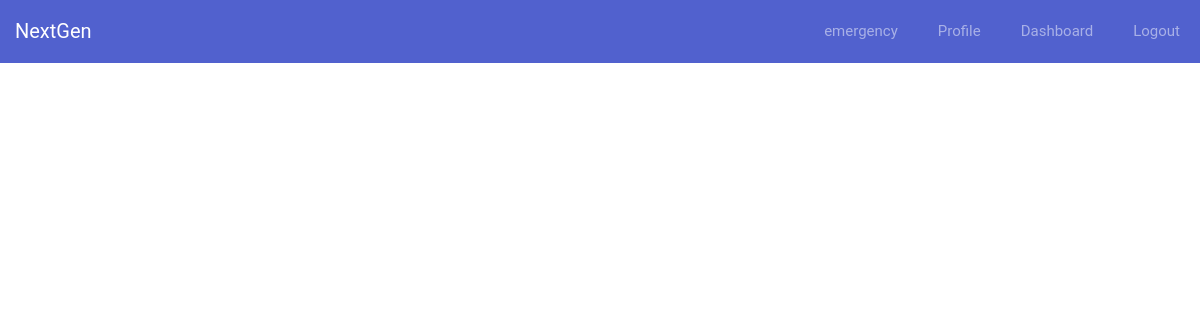
Before: /doctor with the older database file.
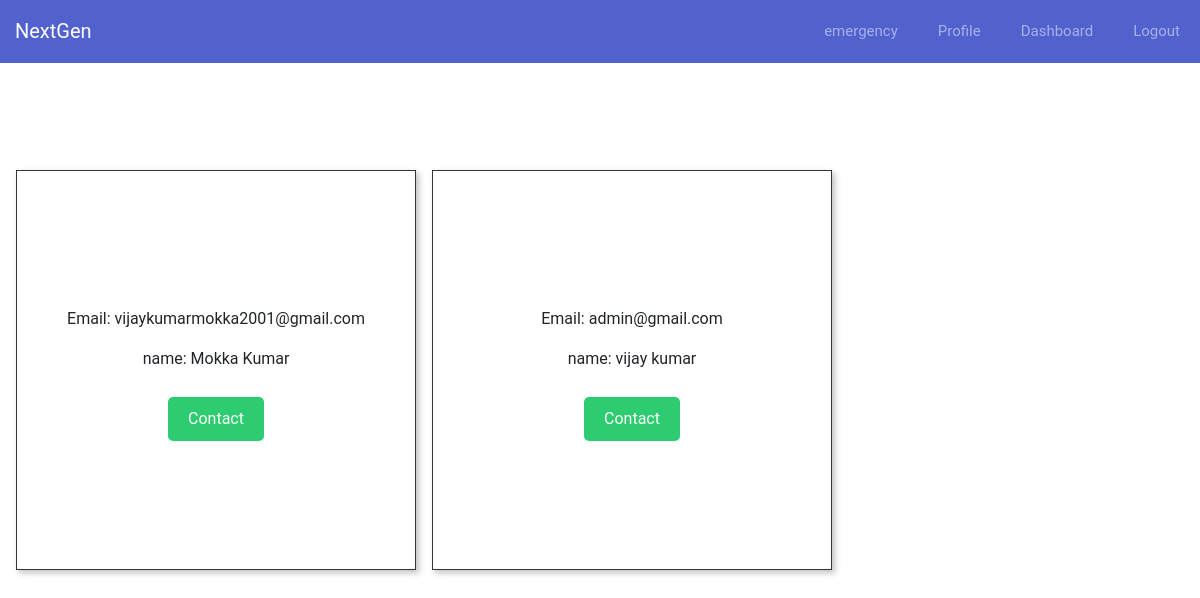
After: the same page with the newer database file.
### app/models.py (models this page shows, shortened)
class User(db.Model, UserMixin):
    __tablename__ = 'user'
    id = db.Column(db.Integer, primary_key=True)
    euid = db.Column(db.String(50), nullable=False)
    first_name = db.Column(db.String(100), nullable=False)
    last_name = db.Column(db.String(100), nullable=False)
    dob = db.Column(db.Date, nullable=False)
    email = db.Column(db.String(120), unique=True, nullable=False)
    password = db.Column(db.String(60), nullable=False)

### app/routes.py (the view)
@main.route('/doctor')
def doctor():
    professionals = User.query.filter_by(euid="professional").all()
    return render_template('doctor.html', professionals=professionals)

### app/templates/doctor.html (shortened to what this page needs)
<link rel="stylesheet" href="https://stackpath.bootstrapcdn.com/bootstrap/4.5.2/css/bootstrap.min.css">
<link rel="stylesheet" href="https://cdnjs.cloudflare.com/ajax/libs/font-awesome/5.15.1/css/all.min.css">
<nav class="navbar navbar-expand-custom navbar-mainbg">
    <a class="navbar-brand navbar-logo" href="{{ url_for('main.index') }}">NextGen</a>
    <div class="collapse navbar-collapse" id="navbarSupportedContent">
        <ul class="navbar-nav ml-auto">
            <li><a href="{{url_for('main.emergency_support')}}">emergency</a></li>
            <li><a href="{{ url_for('main.display_user_profile') }}">Profile</a></li>
            <li><a href="{{ url_for('main.dashboard') }}">Dashboard</a></li>
            <li><a href="{{ url_for('main.logout') }}">Logout</a></li>
</nav>
<div class="custom-scroll-container">
    {% for professional in professionals %}
        <div class="custom-scroll-child">
            <p>Email: {{ professional.email }}</p>
            <p>name: {{ professional.first_name+" "+professional.last_name }}</p>
            <button class="custom-scroll-button" onclick="window.location.href='{{ url_for('main.chat') }}'">Contact</button>
        </div>
    {% endfor %}
</div>

### app/templates/doctor.html (style rules this page uses)
.custom-scroll-container { position: fixed; top: -30px; left: 0; width: 100vh; height: calc(100vw); overflow-y: scroll; transform: rotate(-90deg); transform-origin: center calc(50vh); }
.custom-scroll-child { display: flex; flex-direction: column; justify-content: center; align-items: center; margin: 1em auto; padding: 2em; width: 400px; height: 400px; transform: rotate(90deg); border: 1px solid #333; box-shadow: 3px 3px 6px rgba(51, 51, 51, 0.3); text-align: center; }
.custom-scroll-button { margin-top: 10px; padding: 10px 20px; background-color: #2ecc71; color: #fff; border: none; border-radius: 5px; cursor: pointer; }
.navbar { position: fixed; width: 100%; z-index: 1030; }
* { margin: 0; padding: 0; }
.navbar-logo { padding: 15px; color: #fff; }
.navbar-mainbg { background-color: #5161ce; padding: 0px; }
#navbarSupportedContent { overflow: hidden; position: relative; }
#navbarSupportedContent ul { padding: 0px; margin: 0px; }
#navbarSupportedContent li { list-style-type: none; float: left; }
#navbarSupportedContent ul li a { color: rgba(255, 255, 255, 0.5); text-decoration: none; font-size: 15px; display: block; padding: 20px 20px; transition-duration: 0.6s; transition-timing-function: cubic-bezier(0.68, -0.55, 0.265, 1.55); position: relative; }
@media (min-width: 992px) { .navbar-expand-custom { -ms-flex-flow: row nowrap; flex-flow: row nowrap; -ms-flex-pack: start; justify-content: flex-start; } }
@media (min-width: 992px) { .navbar-expand-custom .navbar-nav { -ms-flex-direction: row; flex-direction: row; } }
@media (min-width: 992px) { .navbar-expand-custom .navbar-collapse { display: -ms-flexbox !important; display: flex !important; -ms-flex-preferred-size: auto; flex-basis: auto; } }
ul { margin: 0px; padding: 0px; }

Changed rows visible on the page:
now on this page (row edited): User: email "vijaykumarmokka2001@gmail.com", first_name+last_name "Mokka Kumar"
added User: email "admin@gmail.com", first_name+last_name "vijay kumar"
